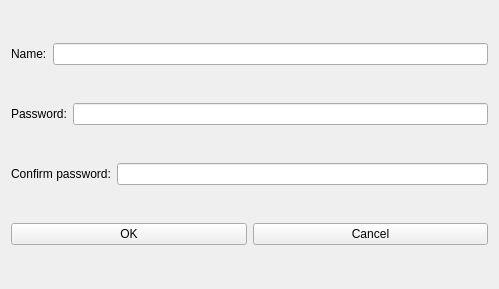
<?xml version="1.0" encoding="UTF-8"?>
<ui version="4.0">
 <class>CreateBox</class>
 <widget class="QWidget" name="CreateBox">
  <property name="geometry">
   <rect>
    <x>0</x>
    <y>0</y>
    <width>499</width>
    <height>289</height>
   </rect>
  </property>
  <property name="windowTitle">
   <string>Create security box</string>
  </property>
  <property name="windowIcon">
   <iconset resource="../../../resources/resources.qrc">
    <normaloff>:/images/logo</normaloff>:/images/logo</iconset>
  </property>
  <property name="styleSheet">
   <string notr="true"/>
  </property>
  <layout class="QVBoxLayout" name="verticalLayout">
   <item>
    <layout class="QHBoxLayout" name="m_nameLine">
     <item>
      <widget class="QLabel" name="m_nameLabel">
       <property name="text">
        <string>Name:</string>
       </property>
      </widget>
     </item>
     <item>
      <widget class="QLineEdit" name="m_name"/>
     </item>
    </layout>
   </item>
   <item>
    <layout class="QHBoxLayout" name="m_passwordLine">
     <item>
      <widget class="QLabel" name="m_passwordLabel">
       <property name="text">
        <string>Password:</string>
       </property>
      </widget>
     </item>
     <item>
      <widget class="QLineEdit" name="m_password"/>
     </item>
    </layout>
   </item>
   <item>
    <layout class="QHBoxLayout" name="m_confirmPasswordLine">
     <item>
      <widget class="QLabel" name="m_confirmPasswordLabel">
       <property name="text">
        <string>Confirm password:</string>
       </property>
      </widget>
     </item>
     <item>
      <widget class="QLineEdit" name="m_confirmPassword"/>
     </item>
    </layout>
   </item>
   <item>
    <layout class="QHBoxLayout" name="horizontalLayout_4">
     <item>
      <widget class="QPushButton" name="m_ok">
       <property name="text">
        <string>OK</string>
       </property>
      </widget>
     </item>
     <item>
      <widget class="QPushButton" name="m_cancel">
       <property name="text">
        <string>Cancel</string>
       </property>
      </widget>
     </item>
    </layout>
   </item>
  </layout>
 </widget>
 <resources>
  <include location="../../../resources/resources.qrc"/>
 </resources>
 <connections/>
</ui>
